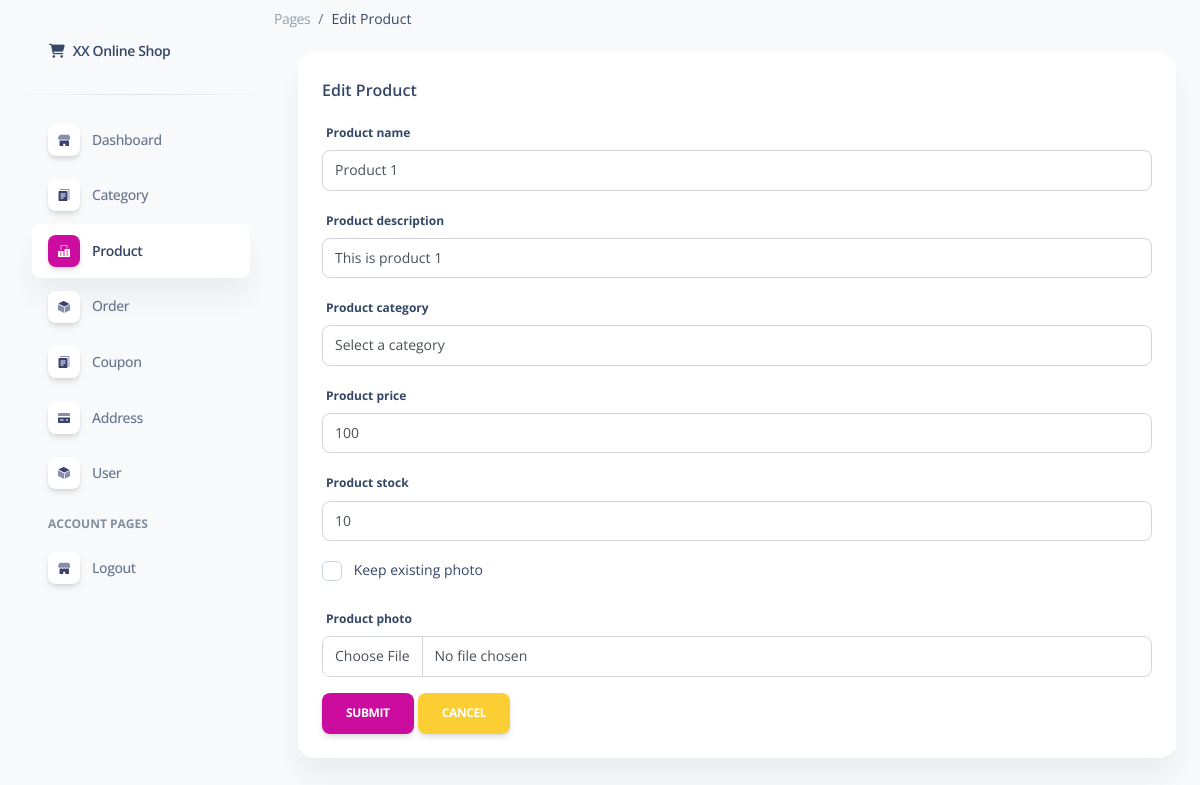
The page /pages/update_product.php?id_product=1 on the database its author committed.
### tables this page shows
CREATE TABLE `product` (
  `id_product` bigint(20) NOT NULL COMMENT '主键id',
  `is_delete` tinyint(1) DEFAULT 0 COMMENT '是否删除',
  `name_product` varchar(255) NOT NULL COMMENT '名字',
  `stock` bigint(20) NOT NULL COMMENT '存量',
  `create_time` timestamp NULL DEFAULT current_timestamp() COMMENT '创建时间',
  `delete_time` timestamp NULL DEFAULT NULL COMMENT '删除时间',
  `description` text DEFAULT NULL COMMENT '介绍',
  `category_name` varchar(255) DEFAULT '类名',
  `product_photo` varchar(256) NOT NULL,
  `id_category` bigint(20) NOT NULL COMMENT '分类ID',
  `price` bigint(20) DEFAULT NULL COMMENT '价格'
);

### pages/update_product.php (the view, shortened to what this page needs)
<!DOCTYPE html>
<html lang="en">
<head>
  <link href="assets/css/nucleo-icons.css" rel="stylesheet" />
  <link href="assets/css/nucleo-svg.css" rel="stylesheet" />
  <link href="assets/css/nucleo-svg.css" rel="stylesheet" />
  <link id="pagestyle" href="assets/css/soft-ui-dashboard.css" rel="stylesheet" />
</head>
<body class="g-sidenav-show  bg-gray-100">
  <aside class="sidenav navbar navbar-vertical navbar-expand-xs border-0 border-radius-xl my-3 fixed-start ms-3 "
    id="sidenav-main">
    <div class="sidenav-header">
      <a class="navbar-brand m-0" href="https://demos.creative-tim.com/soft-ui-dashboard/pages/dashboard.html"
        target="_blank">
        <i class="fas fa-fw fa-shopping-cart"></i>
        <span class="ms-1 font-weight-bold">XX Online Shop</span>
      </a>
    </div>
    <hr class="horizontal dark mt-0">
    <div class="collapse navbar-collapse  w-auto  max-height-vh-100 h-100" id="sidenav-collapse-main">
      <ul class="navbar-nav">
        <li class="nav-item">
          <a class="nav-link  " href="../pages/dashboard.php">
            <div
              class="icon icon-shape icon-sm shadow border-radius-md bg-white text-center me-2 d-flex align-items-center justify-content-center">
            </div>
            <span class="nav-link-text ms-1">Dashboard</span>
          </a>
        </li>
        <li class="nav-item">
          <a class="nav-link  " href="../pages/category.php">
            <div
              class="icon icon-shape icon-sm shadow border-radius-md bg-white text-center me-2 d-flex align-items-center justify-content-center">
            </div>
            <span class="nav-link-text ms-1">Category</span>
          </a>
        </li>
        <li class="nav-item">
          <a class="nav-link  active" href="../pages/product.php">
            <div
              class="icon icon-shape icon-sm shadow border-radius-md bg-white text-center me-2 d-flex align-items-center justify-content-center">
            </div>
            <span class="nav-link-text ms-1">Product</span>
          </a>
        </li>
        <li class="nav-item">
          <a class="nav-link  " href="../pages/order.php">
            <div
              class="icon icon-shape icon-sm shadow border-radius-md bg-white text-center me-2 d-flex align-items-center justify-content-center">
            </div>
            <span class="nav-link-text ms-1">Order</span>
          </a>
        </li>
        <li class="nav-item">
          <a class="nav-link  " href="../pages/coupon.php">
            <div
              class="icon icon-shape icon-sm shadow border-radius-md bg-white text-center me-2 d-flex align-items-center justify-content-center">
            </div>
            <span class="nav-link-text ms-1">Coupon</span>
          </a>
        </li>
        <li class="nav-item">
          <a class="nav-link  " href="../pages/address.php">
            <div
              class="icon icon-shape icon-sm shadow border-radius-md bg-white text-center me-2 d-flex align-items-center justify-content-center">
            </div>
            <span class="nav-link-text ms-1">Address</span>
          </a>
        </li>
        <li class="nav-item">
          <a class="nav-link  " href="../pages/admin.php">
            <div
              class="icon icon-shape icon-sm shadow border-radius-md bg-white text-center me-2 d-flex align-items-center justify-content-center">
            </div>
            <span class="nav-link-text ms-1">User</span>
          </a>
        </li>
        <li class="nav-item mt-3">
          <h6 class="ps-4 ms-2 text-uppercase text-xs font-weight-bolder opacity-6">Account pages</h6>
        </li>
        <li class="nav-item">
          <a class="nav-link  " href="../pages/logout.php">
            <div
              class="icon icon-shape icon-sm shadow border-radius-md bg-white text-center me-2 d-flex align-items-center justify-content-center">
            </div>
            <span class="nav-link-text ms-1">Logout</span>
          </a>
        </li>
      </ul>
    </div>
  </aside>
  <main class="main-content position-relative max-height-vh-100 h-100 mt-1 border-radius-lg ">
    <ol class="breadcrumb bg-transparent mb-0 pb-0 pt-1 px-0 me-sm-6 me-5">
      <li class="breadcrumb-item text-sm"><a class="opacity-5 text-dark" href="javascript:;">Pages</a></li>
      <li class="breadcrumb-item text-sm text-dark active" aria-current="page">Edit Product</li>
    </ol>
    <div class="container-fluid py-4">
      <div class="row">
        <div class="col-12">
          <div class="card mb-4">
            <div class="card-header pb-0">
              <h6>Edit Product</h6>
              <?php
              include "connect_db.php";
              $id_product = $_GET['id_product'];
              $qry_get_product = mysqli_query($conn, "SELECT * FROM product WHERE id_product = '$id_product' AND is_delete = 0");
              $dt_product = mysqli_fetch_assoc($qry_get_product);
              ?>
              <form method="POST" action="../pages/process_update_product.php" enctype="multipart/form-data">
                <section class="base">
                  <div class="mb-3">
                    <label for="exampleInputEmail1" class="form-label">Product name</label>
                    <input type="text" name="name_product" value="<?= $dt_product['name_product'] ?>"
                      class="form-control" required>
                  </div>
                  <div class="mb-3">
                    <label for="exampleInputEmail1" class="form-label">Product description</label>
                    <input type="text" name="description" value="<?= $dt_product['description'] ?>" class="form-control"
                      required>
                  </div>
                  <div class="mb-3">
                    <label for="id_category" class="form-label">Product category</label>
                    <select name="id_category" id="id_category" class="form-control" required>
                      <option value="">Select a category</option>
                    </select>
                  </div>
                  <div class="mb-3">
                    <label for="exampleInputEmail1" class="form-label">Product price</label>
                    <input type="number" name="price" value="<?= $dt_product['price'] ?>" class="form-control" required>
                  </div>
                  <div class="mb-3">
                    <label for="exampleInputEmail1" class="form-label">Product stock</label>
                    <input type="number" name="stock" value="<?= $dt_product['stock'] ?>" class="form-control" required>
                  </div>
                  <div class="mb-3 form-check">
                    <input type="checkbox" class="form-check-input" name="keep_photo" id="keep_photo">
                    <label class="form-check-label" for="keep_photo">Keep existing photo</label>
                  </div>
                  <div class="mb-3">
                    <label for="exampleInputEmail1" class="form-label">Product photo</label>
                    <input type="file" name="file" class="form-control">
                  </div>
                  <div>
                    <input type="submit" name="simpan" value="Submit" class="btn btn-primary">
                    <a class="btn btn-warning" href="../pages/product.php">Cancel</a>
                  </div>
                </section>
              </form>
            </div>
            <div class="card-body px-0 pt-0 pb-2">
            </div>
          </div>
        </div>
      </div>
</body>
</html>

### pages/assets/css/nucleo-svg.css (style rules this page uses)
.icon { display: inline-block; color: #111111; height: 1em; width: 1em; }
.icon-sm { height: 0.8em; width: 0.8em; }
.icon { fill: currentColor; stroke: none; }

### rows shown on the page
product: name_product "Product 1", description "This is product 1", price "100", stock "10"
